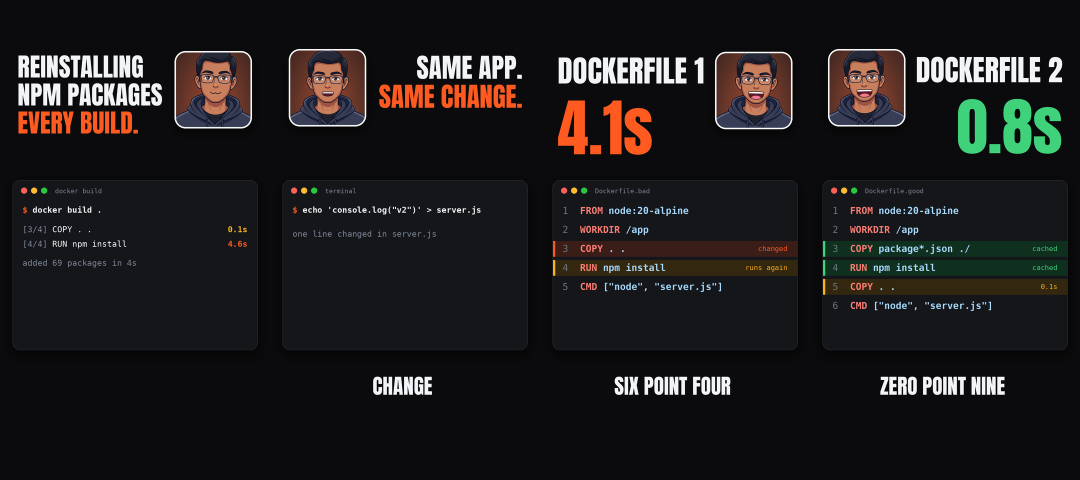
#> input picture reels/docker-cache-60s/stills_1.png, 2160 x 960 px (shown at 1/2 size); its folder holds only this picture in this run
$ python -i animate.py   (imports and definitions only)
#> lines starting #> are read from the running program, lines starting #| are printed output that depends on the picture
"""Sprite-swap animator: mascot + take -> 1080x1920 mp4.

Every frame: the mouth cue at that time picks the mouth sprite, trigger words swap the pose (and eyes),
and blinks, breathing, a loudness bounce, spring-loaded parts (ears, tails, antennae) and camera punch-ins
keep the character alive. PIL composites, ffmpeg encodes, all CPU cores render.
"""
from __future__ import annotations

import json
import math
import os
import subprocess
from multiprocessing import Pool
from typing import List, Optional

import numpy as np
from PIL import Image, ImageDraw, ImageFilter, ImageFont

from . import pack, procedural
from .procedural import rgba

FPS = 30
FW, FH = 1080, 1920
FONTS = os.path.join(os.path.dirname(os.path.abspath(__file__)), "fonts")


def ease(x):
    x = max(0.0, min(1.0, x))
    return x * x * (3 - 2 * x)


# [6 lines left out: function spring, not called in this run]


class Scene:
    # [52 lines left out: functions __init__, auto_beats, word_t, env, not called in this run]

    def env_smooth(self, t, width=0.12):
        return sum(self.env(t - width + k * width / 4) for k in range(9)) / 9

    # [283 lines left out: functions mouth_at, beat_at, _blinks, blink, spr, background and 9 more, not called in this run]


# ── rendering (one Scene per worker process) ────────────────────────────────

_W = {}


def _init(mascot, take_dir, beats, crop=None):
    _W["s"], _W["crop"] = Scene(mascot, take_dir, beats), crop


def _one(i):
    c = _W["crop"]
    fr = _W["s"].frame(i / FPS, overlays=c is None)
    if c:   # (x, y, side, out_side): the mascot-only square for the video-call tile
        fr = fr.crop((c[0], c[1], c[0] + c[2], c[1] + c[2])).resize((c[3], c[3]), Image.LANCZOS)
    return fr.convert("RGB").tobytes()


# [83 lines left out: functions tile_crop, loudnorm, render, contact_sheet, cover, not called in this run]

>>> import cv2
>>> picture = cv2.imread('../reels/docker-cache-60s/stills_1.png', cv2.IMREAD_GRAYSCALE)
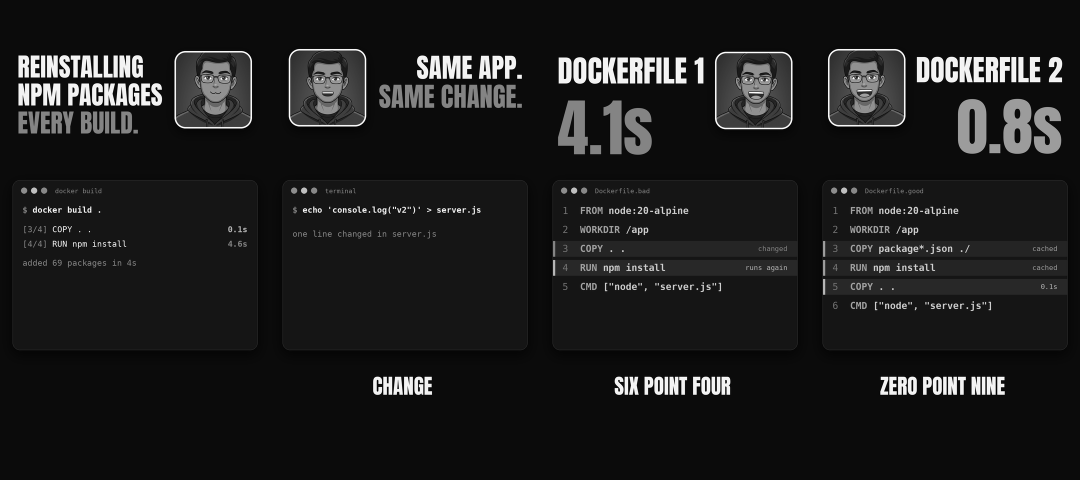
#> picture: shape (960, 2160) (shown at 1/2 size); min 0, max 255, mean 28.1
#> (the run stopped early here; a loop or call above may not have finished)

$ run again, on reels/docker-cache-60s/stills_2.png
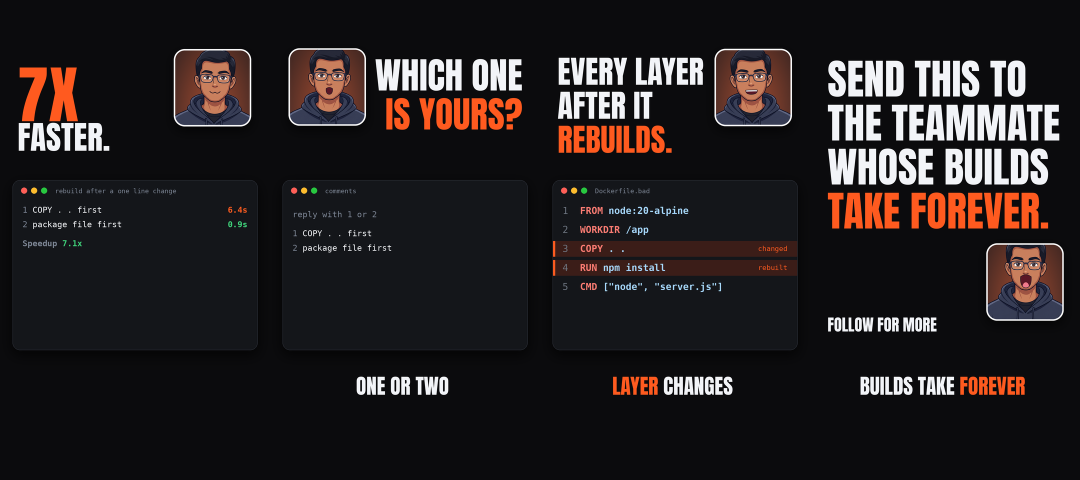
#> input picture reels/docker-cache-60s/stills_2.png, 2160 x 960 px (shown at 1/2 size)
#> `picture = cv2.imread('../reels/docker-cache-60s/stills_1.png', cv2.IMR..`:
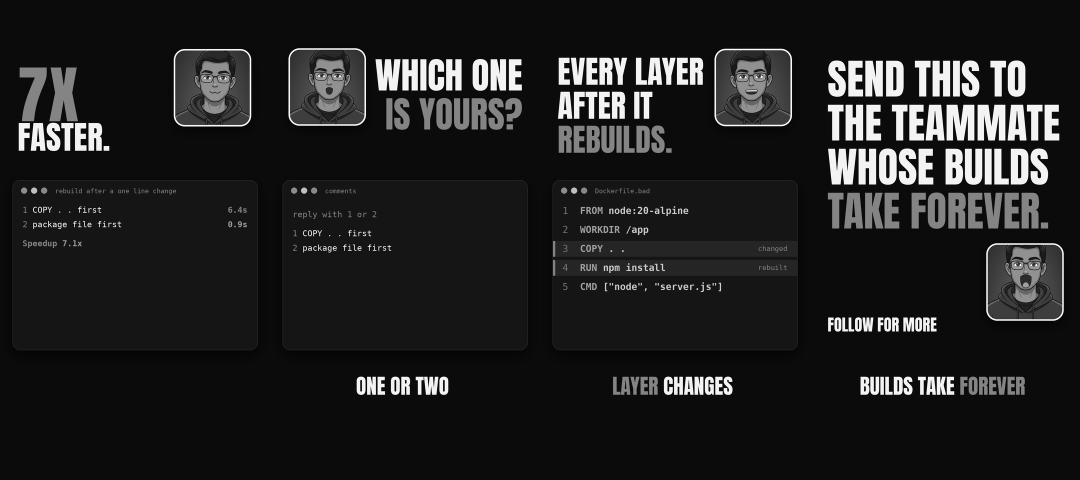
#> picture: shape (960, 2160) (shown at 1/2 size); min 0, max 255, mean 32.9

$ run again, on reels/docker-cache-60s/stills_7x.png
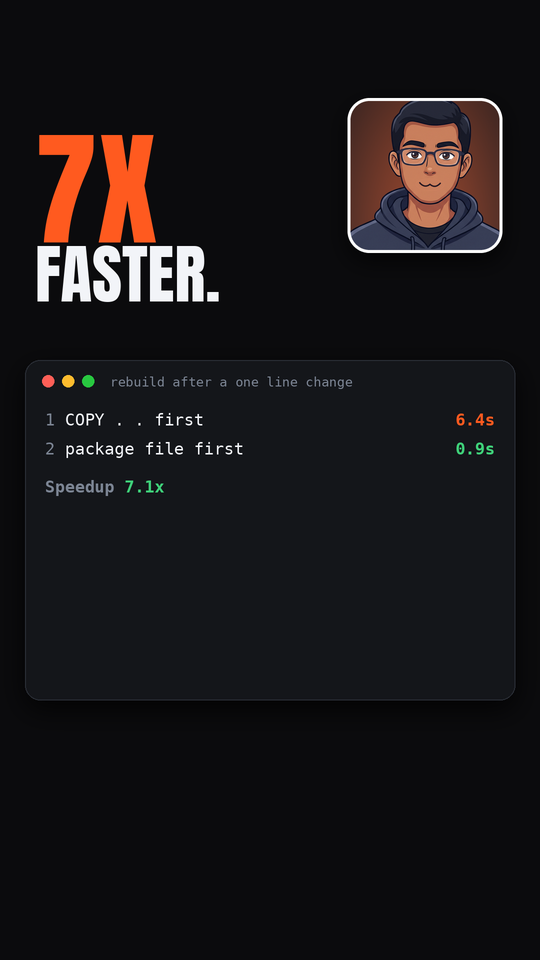
#> input picture reels/docker-cache-60s/stills_7x.png, 540 x 960 px
#> `picture = cv2.imread('../reels/docker-cache-60s/stills_1.png', cv2.IMR..`:
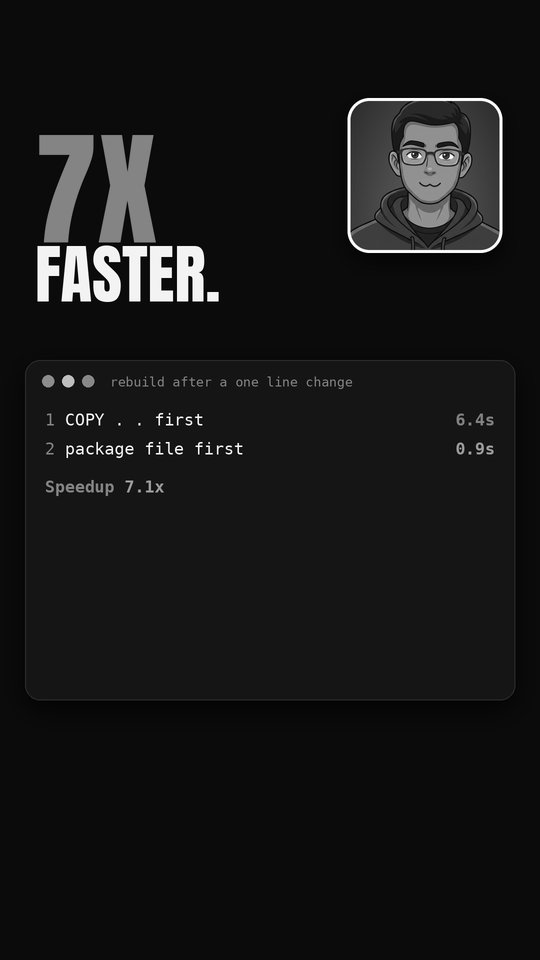
#> picture: shape (960, 540); min 0, max 255, mean 22.8
